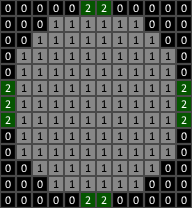

A level layout from a 2D game, rendered from its tile map. Below: a short description, then the map file with its tile-grid data intact:
An orthogonal 12x13 tile map with 16x16 px tiles, 1 tile layer (Tile Layer 1) and 8 objects (4x lightSource, 4x randomObject).

<map version="1.4" tiledversion="1.4.3" orientation="orthogonal" renderorder="right-down" width="12" height="13" tilewidth="16" tileheight="16" infinite="0" nextlayerid="3" nextobjectid="11">
 <properties>
  <property name="roomType" type="int" value="0" />
 </properties>
 <tileset firstgid="1" source="tiledTiles.tsx" />
 <layer id="1" name="Tile Layer 1" width="12" height="13">
  <data encoding="csv">
1,1,1,1,1,3,3,1,1,1,1,1,
1,1,1,2,2,2,2,2,2,1,1,1,
1,1,2,2,2,2,2,2,2,2,1,1,
1,2,2,2,2,2,2,2,2,2,2,1,
1,2,2,2,2,2,2,2,2,2,2,1,
3,2,2,2,2,2,2,2,2,2,2,3,
3,2,2,2,2,2,2,2,2,2,2,3,
3,2,2,2,2,2,2,2,2,2,2,3,
1,2,2,2,2,2,2,2,2,2,2,1,
1,2,2,2,2,2,2,2,2,2,2,1,
1,1,2,2,2,2,2,2,2,2,1,1,
1,1,1,2,2,2,2,2,2,1,1,1,
1,1,1,1,1,3,3,1,1,1,1,1
</data>
 </layer>
 <objectgroup id="2" name="Object Layer 1">
  <object id="1" name="lightSource1" type="lightSource" x="40" y="40">
   <point />
  </object>
  <object id="3" name="lightSource2" type="lightSource" x="152" y="40">
   <point />
  </object>
  <object id="4" name="lightSource4" type="lightSource" x="152" y="168">
   <properties>
    <property name="roomType" type="int" value="0" />
   </properties>
   <point />
  </object>
  <object id="5" name="lightSource3" type="lightSource" x="40" y="168">
   <point />
  </object>
  <object id="7" name="randomObject" type="randomObject" x="56.6667" y="23.6667">
   <point />
  </object>
  <object id="8" name="randomObject" type="randomObject" x="72" y="24">
   <point />
  </object>
  <object id="9" name="randomObject" type="randomObject" x="24" y="56.3333">
   <point />
  </object>
  <object id="10" name="randomObject" type="randomObject" x="137" y="24.6667">
   <point />
  </object>
 </objectgroup>
</map>
